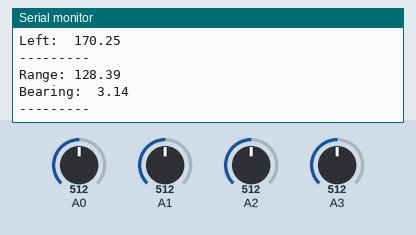
Recording of a sketch running on a simulated Arduino Uno, built with avr-gcc and run on an emulated ATmega328P. Shown: the last lines printed to the serial monitor. The inputs (shaded band) are chosen by the test bench; at power-on: A0 = 512, A1 = 512, A2 = 512, A3 = 512.

Above: at 1.2 s.
1.3 s: A0 set to 716
At 1.83 s:
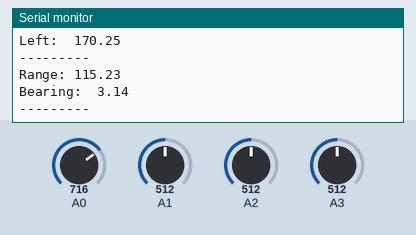
2.8 s: A1 set to 716
At 2.84 s:
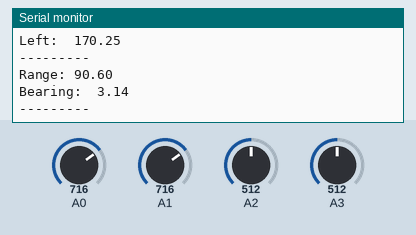
4.3 s: A2 set to 716
At 4.36 s:
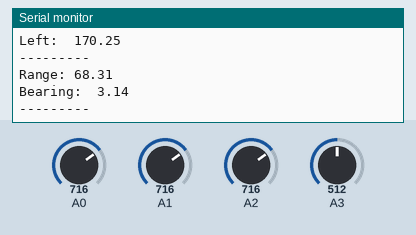
5.8 s: A3 set to 716
7.3 s: A0 set to 992
At 7.89 s:
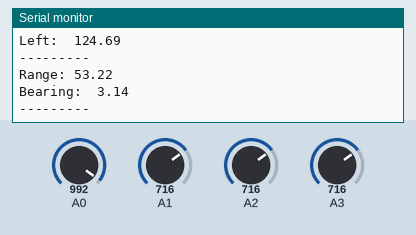
8.8 s: A1 set to 992
At 8.9 s:
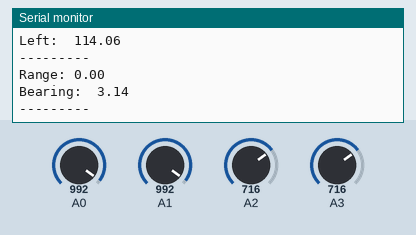
Timing chart, 0 to 11.3 s (numbered marks = the images above; inputs shaded):
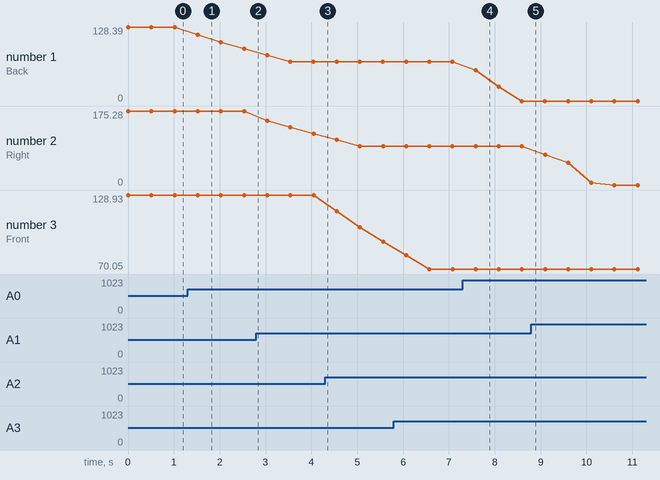

The sketch:

LinearInterpolation.ino
```cpp
#include <math.h>
//Calibration data for linear interpolation of light readings
const float calBackData[7][2]= {{0,869}, {50,783}, {100,600}, {150,445}, {200,349}, {250,278}, {300,235}};
const float calRightData[7][2]= {{0,888}, {50,833}, {100,694}, {150,557}, {200,468}, {250,399}, {300,347}};
const float calFrontData[7][2]= {{0,876}, {50,791}, {100,604}, {150,445}, {200,338}, {250,270}, {300,236}};
const float calLeftData[7][2]= {{0,878}, {50,855}, {100,770}, {150,578}, {200,415}, {250,332}, {300,272}};

const int maxReadings = 5;
int reading = 0;
float back[maxReadings];
float right[maxReadings];
float front[maxReadings];
float left[maxReadings];

void setup() {
  //Take initial light readings
  for (int i = 0; i < maxReadings; i++) {
    back[i] = analogRead(A0);
    right[i] = analogRead(A1);
    front[i] = analogRead(A2);
    left[i] = analogRead(A3);
  }

  //Start serial
  Serial.begin(115200);
}

void loop() {
  back[reading] = analogRead(A0);
  right[reading] = analogRead(A1);
  front[reading] = analogRead(A2);
  left[reading] = analogRead(A3);
  reading = (reading + 1) % maxReadings;

  //Do calibrations for each?
  float backRange = linInterp(calBackData, readingsMean(back));
  float rightRange = linInterp(calRightData, readingsMean(right));
  float frontRange = linInterp(calFrontData, readingsMean(front));
  float leftRange = linInterp(calLeftData, readingsMean(left));

  Serial.print("Back:  ");
  Serial.println(backRange);
  Serial.print("Right: ");
  Serial.println(rightRange);
  Serial.print("Front: ");
  Serial.println(frontRange);
  Serial.print("Left:  ");
  Serial.println(leftRange);
  Serial.println("---------");

  //Get min range with its bearing
  float range = backRange;
  float bearing = M_PI;
  if (rightRange < range) {
    range = rightRange;
    bearing = -M_PI/2;
  }
  if (frontRange < range) {
    range = frontRange;
    bearing = 0;
  }
  if (leftRange < range) {
    range = leftRange;
    bearing = M_PI/2;
  }

  Serial.print("Range: ");
  Serial.println(range);
  Serial.print("Bearing:  ");
  Serial.println(bearing);
  Serial.println("---------");


  delay(500);
}


float readingsMean(float vals[]) {
  //Calc total
  float total = 0;
  for (int i = 0; i < maxReadings; i++) {
    total = total + vals[i];
  }
  return(total/maxReadings);
}


float linInterp(const float calData[7][2], float y) {
  float x;
  for (int i=0; i < 6; i++) {
    if (y <= calData[i][1] && y >= calData[i+1][1]) {
      float x0 = calData[i][0];
      float x1 = calData[i+1][0];
      float y0 = calData[i][1];
      float y1 = calData[i+1][1];

      x= x0 + ((y - y0) / ((y1 - y0) / (x1 - x0))); //Linearly Interpolate
      return(x);
    }
  }
  if (y < calData[6][1]) {
    return(300);
  } else {
    return(0);
  }
}


////DEPRICATED - Trilaterate position
//  //Use minimum ranges
//  float r1 = frontRange;
//  float r2 = backRange;
//  float r3 = rightRange;
//
//  Serial.print("R1: ");
//  Serial.println(r1);
//  Serial.print("R2: ");
//  Serial.println(r2);
//  Serial.print("R3:  ");
//  Serial.println(r3);
//  Serial.println("---------");
//
//  //Trilaterate x and y of light
//  int d = 20;
//  float i = 10;
//  float j = 10;
//  float x = (pow(r1,2) - pow(r2,2) + pow(d,2)) / (d*2);
//  float y = ((pow(r1,2) - pow(r3,2) + pow(i,2) + pow(j,2)) / (j*2)) - ((i/j) *x);
//
//  Serial.print("X: ");
//  Serial.println(x);
//  Serial.print("Y:  ");
//  Serial.println(y);
//  Serial.println("---------");
//
//  //Calc range and bearing
//  float range = sqrt(pow(x-4.5,2)+pow(y,2));
//  float bearing = atan((x-4.5)/y);
//
//  Serial.print("Range: ");
//  Serial.println(range);
//  Serial.print("Bearing:  ");
//  Serial.println(bearing);
//  Serial.println("---------");
```

Measured:
- after the input at 1.3 s, the serial monitor: prints a new line after 0.22 s (image 1)
- after the input at 7.3 s, the serial monitor: prints a new line after 0.28 s (image 4)
- plotted number 1: 128.39 → 90.6 after the input at 1.3 s, 68.31 → 0 after the input at 7.3 s
- plotted number 2: 175.28 → 121.75 after the input at 2.8 s
- plotted number 3: 128.93 → 91.87 after the input at 4.3 s
